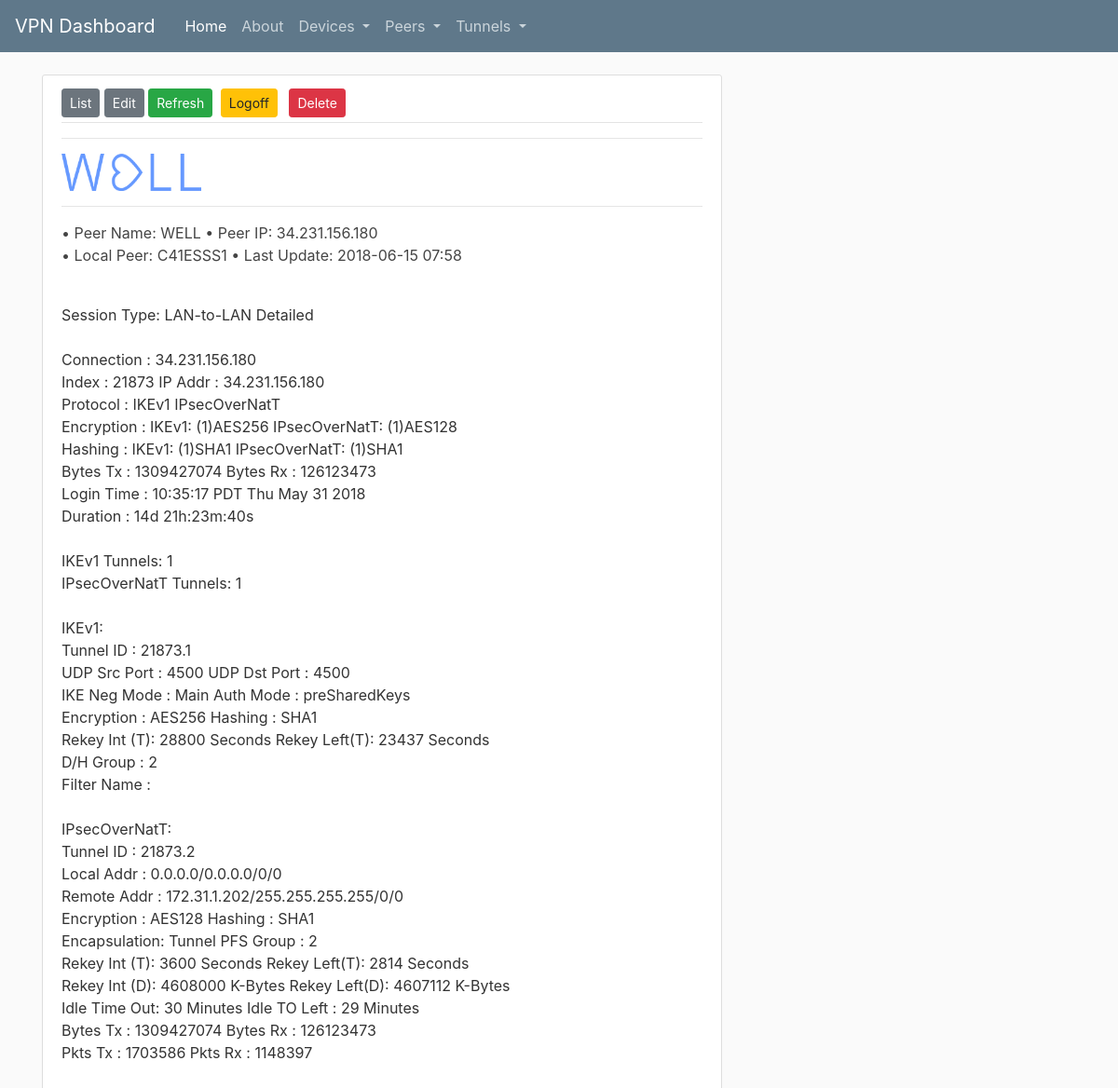
The app's page /peers/2 with its own data.
### app/models.py (models this page shows, shortened)
class Peer(db.Model):
    id = db.Column(db.Integer, primary_key=True)
    name = db.Column(db.String(20))
    ip = db.Column(db.String(15), index=True, unique=True)
    device_id = db.Column(db.Integer, db.ForeignKey('device.id'))
    image_file = db.Column(db.String(20), default='default.jpg')
    active = db.Column(db.Boolean, default=False)
    date_active = db.Column(db.DateTime, default=datetime.utcnow)
    duration = db.Column(db.String(20))
    bytes_tr = db.Column(db.String(60))
    connection = db.Column(db.Text)

class Device(db.Model):
    id = db.Column(db.Integer, primary_key=True)
    name = db.Column(db.String(20))
    ip = db.Column(db.String(15), index=True, unique=True)
    devicetype = db.Column(db.String(15))
    loc = db.Column(db.String(15))
    peers = db.relationship('Peer', backref='local_peer', lazy='dynamic')

### app/routes.py (the view)
@app.route("/peers/<int:id>")
def peer_show(id):
    peer = Peer.query.get_or_404(id)
    return render_template('peer_show.html', peer=peer)

### app/templates/peer_show.html (shortened to what this page needs)
{% extends "layout.html" %}
{% block content %}
  <article class="media content-section">
    <div class="media-body">
      <div class="article-metadata">
        <div>
          <a class="btn btn-secondary btn-sm mt-1 mb-1" href="{{ url_for('peer_index') }}">List</a>
          <a class="btn btn-secondary btn-sm mt-1 mb-1" href="{{ url_for('peer_edit', id=peer.id) }}">Edit</a>
          <a class="btn btn-success btn-sm mt-1 mb-1" href="{{ url_for('peer_refresh', id=peer.id) }}">Refresh</a>
          <button type="button" class="btn btn-warning btn-sm m-1" data-toggle="modal" data-target="#logoffModal">Logoff</button>
          <button type="button" class="btn btn-danger btn-sm m-1" data-toggle="modal" data-target="#deleteModal">Delete</button>
        </div>
      </div>
      <hr>
      <img class="img-fluid article-img" src="{{ url_for('static', filename='profile_pics/' + peer.image_file) }}">
      <hr>
      <p class="article-title">
        &bull; Peer Name: {{ peer.name }} &bull; Peer IP: {{ peer.ip }} <br>
        &bull; Local Peer: {{ peer.local_peer.name }} &bull; Last Update: {{ peer.date_active.strftime("%Y-%m-%d %H:%M") }}
      </p>
      <p class="article-content">{{ peer.connection }}
    </div>
  </article>
{% endblock content %}

### app/static/main.css (style rules this page uses)
body { background: #fafafa; color: #333333; margin-top: 5rem; }
.content-section { background: #ffffff; padding: 10px 20px; border: 1px solid #dddddd; border-radius: 3px; margin-bottom: 20px; }
.article-title { color: #444444; }
.article-content { white-space: pre-line; }
.article-img { height: 40px; width: 150px; margin-right: 16px; }
.article-metadata { padding-bottom: 1px; margin-bottom: 4px; border-bottom: 1px solid #e3e3e3 }

### records on screen
Peer: image_file (picture), name "WELL", ip "34.231.156.180", date_active "2018-06-15 07:58", connection "Session Type: LAN-to-LAN Detailed Connection : 34.231.156.180 Index : 21873 IP Addr : 34.231.156.180 Protocol : IKEv1 IPsecOverNatT Encryption : IKEv1: (1)AES256 IPsecOverNatT: (1)AES128 Hashing : IKEv1: (1)SHA1 IPsecOverNatT: (1)SHA1 Bytes Tx : 1309427074 Bytes Rx : 126123473 Login Time : 10:35:17 PDT Thu May 31 2018 Duration : 14d 21h:23m:40s IKEv1 Tunnels: 1 IPsecOverNatT Tunnels: 1 IKEv1: Tunnel ID : 21873.1 UDP Src Port : 4500 UDP Dst Port : 4500 IKE Neg Mode : Main Auth Mode : preSharedKeys Encryption : AES256 Hashing : SHA1 Rekey Int (T): 28800 Seconds Rekey Left(T): 23437 Seconds D/H Group : 2 Filter Name : IPsecOverNatT: Tunnel ID : 21873.2 Local Addr : 0.0.0.0/0.0.0.0/0/0 Remote…"
Device: local_peer.name "C41ESSS1"
